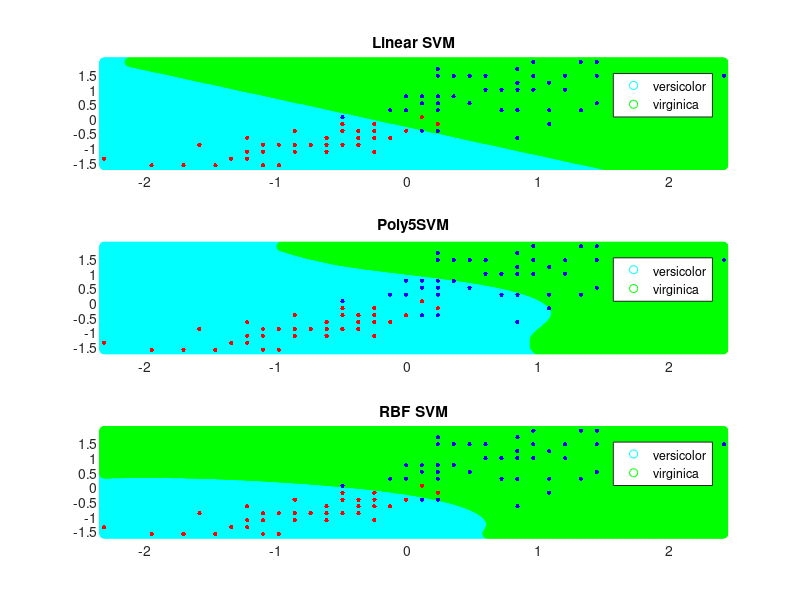

Write MATLAB code to recreate this figure.
%% ML_Slide_Example_SVM_LinearPolyRBF.m
function ML_Slide_Example_SVM_LinearPolyRBF
dbstop if error
%%%%%%%%%%%%%%%%%%%%%%%%%%%%%%%%%%%%%%%%%%%%%%%%%%%%%%%%%%%
load fisheriris
X = zscore(meas(51 : 150, [3 , 4]));     % use only 2 vars for plotting & visual
Y = species(51 : 150);
%% prepare grid data for plotting decision boundary
gap = 0.01;
[x1Grid,x2Grid] = meshgrid(min(X(:,1)) : gap : max(X(:,1)), ...
                            min(X(:,2)) : gap : max(X(:,2)));
xGrid = [x1Grid(:),x2Grid(:)];
%% some SVM parameters
BoxCNum = 1;
PolyOrder = 5;
%% build different SVMs
figure,
Linear_SVM = fitcsvm(X, Y, 'BoxConstraint', BoxCNum);
PlotDecisionArea(Linear_SVM, X, Y, xGrid, 1, 'Linear SVM')
Poly_SVM = fitcsvm(X, Y, 'BoxConstraint', BoxCNum, ...
                    'KernelFunction', 'polynomial', 'PolynomialOrder', PolyOrder);
PlotDecisionArea(Poly_SVM, X, Y, xGrid, 2, ['Poly' num2str(PolyOrder) 'SVM'])
                
RBF_SVM = fitcsvm(X, Y, 'BoxConstraint', BoxCNum, ...
                    'KernelFunction', 'RBF');
PlotDecisionArea(RBF_SVM, X, Y, xGrid, 3, 'RBF SVM')
return;
%%                
function PlotDecisionArea(Mdl, X, Y, xGrid, subplot_Loc, TitleStr)
[yhat, Scores] = predict(Mdl, xGrid);
%[~,maxScore] = max(Scores,[],2);
subplot(3,1, subplot_Loc),
gscatter(xGrid(:,1), xGrid(:,2), yhat, 'cg'), hold on,
gscatter(X(:,1), X(:,2), Y, 'rb', '.', 10);
title(['\bf' TitleStr])
axis tight, drawnow